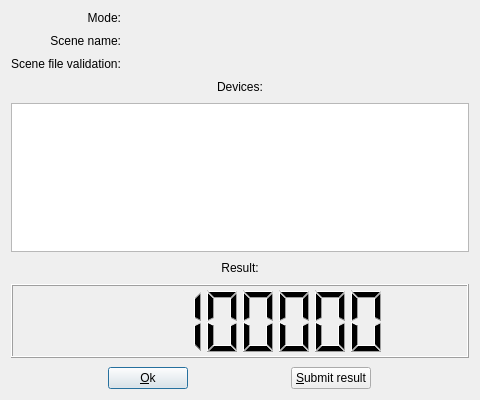
<?xml version="1.0" encoding="UTF-8"?>
<ui version="4.0">
 <class>ResultDialog</class>
 <widget class="QDialog" name="ResultDialog">
  <property name="geometry">
   <rect>
    <x>0</x>
    <y>0</y>
    <width>480</width>
    <height>400</height>
   </rect>
  </property>
  <property name="windowTitle">
   <string>Dialog</string>
  </property>
  <property name="windowIcon">
   <iconset resource="resources.qrc">
    <normaloff>:/images/resources/SLG_luxball_sppm_small.png</normaloff>:/images/resources/SLG_luxball_sppm_small.png</iconset>
  </property>
  <property name="modal">
   <bool>true</bool>
  </property>
  <layout class="QFormLayout" name="formLayout">
   <property name="fieldGrowthPolicy">
    <enum>QFormLayout::AllNonFixedFieldsGrow</enum>
   </property>
   <property name="rowWrapPolicy">
    <enum>QFormLayout::DontWrapRows</enum>
   </property>
   <property name="labelAlignment">
    <set>Qt::AlignRight|Qt::AlignTrailing|Qt::AlignVCenter</set>
   </property>
   <property name="formAlignment">
    <set>Qt::AlignHCenter|Qt::AlignTop</set>
   </property>
   <property name="horizontalSpacing">
    <number>9</number>
   </property>
   <property name="verticalSpacing">
    <number>9</number>
   </property>
   <item row="0" column="0">
    <widget class="QLabel" name="modeLabelDesc">
     <property name="sizePolicy">
      <sizepolicy hsizetype="Preferred" vsizetype="Preferred">
       <horstretch>0</horstretch>
       <verstretch>0</verstretch>
      </sizepolicy>
     </property>
     <property name="text">
      <string>Mode:</string>
     </property>
     <property name="alignment">
      <set>Qt::AlignRight|Qt::AlignTrailing|Qt::AlignVCenter</set>
     </property>
    </widget>
   </item>
   <item row="0" column="1">
    <widget class="QLabel" name="modeLabel">
     <property name="text">
      <string/>
     </property>
    </widget>
   </item>
   <item row="1" column="0">
    <widget class="QLabel" name="sceneLabelDesc">
     <property name="text">
      <string>Scene name:</string>
     </property>
     <property name="alignment">
      <set>Qt::AlignRight|Qt::AlignTrailing|Qt::AlignVCenter</set>
     </property>
    </widget>
   </item>
   <item row="1" column="1">
    <widget class="QLabel" name="sceneLabel">
     <property name="text">
      <string/>
     </property>
    </widget>
   </item>
   <item row="5" column="0" colspan="2">
    <widget class="QLabel" name="deviceLabel">
     <property name="text">
      <string>Devices:</string>
     </property>
     <property name="alignment">
      <set>Qt::AlignCenter</set>
     </property>
    </widget>
   </item>
   <item row="6" column="0" colspan="2">
    <widget class="QListView" name="deviceListView">
     <property name="sizePolicy">
      <sizepolicy hsizetype="Expanding" vsizetype="Expanding">
       <horstretch>0</horstretch>
       <verstretch>2</verstretch>
      </sizepolicy>
     </property>
     <property name="editTriggers">
      <set>QAbstractItemView::NoEditTriggers</set>
     </property>
    </widget>
   </item>
   <item row="7" column="0" colspan="2">
    <widget class="QLabel" name="sampleSecLabel">
     <property name="text">
      <string>Result:</string>
     </property>
     <property name="alignment">
      <set>Qt::AlignCenter</set>
     </property>
    </widget>
   </item>
   <item row="8" column="0" colspan="2">
    <widget class="QLCDNumber" name="resultLCD">
     <property name="sizePolicy">
      <sizepolicy hsizetype="Expanding" vsizetype="Expanding">
       <horstretch>0</horstretch>
       <verstretch>1</verstretch>
      </sizepolicy>
     </property>
     <property name="numDigits">
      <number>8</number>
     </property>
     <property name="value" stdset="0">
      <double>123456.000000000000000</double>
     </property>
    </widget>
   </item>
   <item row="9" column="0" colspan="2">
    <widget class="QWidget" name="widget" native="true">
     <layout class="QGridLayout" name="gridLayout">
      <property name="margin">
       <number>0</number>
      </property>
      <item row="0" column="0">
       <widget class="QPushButton" name="okButton">
        <property name="sizePolicy">
         <sizepolicy hsizetype="Fixed" vsizetype="Fixed">
          <horstretch>0</horstretch>
          <verstretch>0</verstretch>
         </sizepolicy>
        </property>
        <property name="text">
         <string>&amp;Ok</string>
        </property>
       </widget>
      </item>
      <item row="0" column="1">
       <widget class="QPushButton" name="submitButton">
        <property name="sizePolicy">
         <sizepolicy hsizetype="Fixed" vsizetype="Fixed">
          <horstretch>0</horstretch>
          <verstretch>0</verstretch>
         </sizepolicy>
        </property>
        <property name="text">
         <string>&amp;Submit result</string>
        </property>
       </widget>
      </item>
     </layout>
    </widget>
   </item>
   <item row="2" column="0">
    <widget class="QLabel" name="validationLablel">
     <property name="text">
      <string>Scene file validation:</string>
     </property>
    </widget>
   </item>
   <item row="2" column="1">
    <widget class="QLabel" name="validationLabel">
     <property name="text">
      <string/>
     </property>
    </widget>
   </item>
  </layout>
 </widget>
 <resources>
  <include location="resources.qrc"/>
 </resources>
 <connections>
  <connection>
   <sender>okButton</sender>
   <signal>released()</signal>
   <receiver>ResultDialog</receiver>
   <slot>close()</slot>
   <hints>
    <hint type="sourcelabel">
     <x>199</x>
     <y>176</y>
    </hint>
    <hint type="destinationlabel">
     <x>199</x>
     <y>99</y>
    </hint>
   </hints>
  </connection>
  <connection>
   <sender>submitButton</sender>
   <signal>released()</signal>
   <receiver>ResultDialog</receiver>
   <slot>submitResult()</slot>
   <hints>
    <hint type="sourcelabel">
     <x>274</x>
     <y>177</y>
    </hint>
    <hint type="destinationlabel">
     <x>199</x>
     <y>99</y>
    </hint>
   </hints>
  </connection>
 </connections>
 <slots>
  <slot>submitResult()</slot>
 </slots>
</ui>
